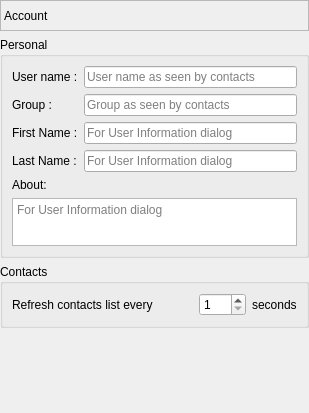
       <widget class="QWidget" name="pageAccount">
        <layout class="QVBoxLayout" name="verticalLayout_11">
         <property name="leftMargin">
          <number>0</number>
         </property>
         <property name="topMargin">
          <number>0</number>
         </property>
         <property name="rightMargin">
          <number>0</number>
         </property>
         <property name="bottomMargin">
          <number>0</number>
         </property>
         <item>
          <widget class="QLabel" name="lblAccountPage">
           <property name="sizePolicy">
            <sizepolicy hsizetype="Preferred" vsizetype="Fixed">
             <horstretch>0</horstretch>
             <verstretch>0</verstretch>
            </sizepolicy>
           </property>
           <property name="minimumSize">
            <size>
             <width>0</width>
             <height>31</height>
            </size>
           </property>
           <property name="frameShape">
            <enum>QFrame::Shape::StyledPanel</enum>
           </property>
           <property name="frameShadow">
            <enum>QFrame::Shadow::Sunken</enum>
           </property>
           <property name="text">
            <string>Account</string>
           </property>
          </widget>
         </item>
         <item>
          <widget class="QGroupBox" name="grpPersonal">
           <property name="title">
            <string>Personal</string>
           </property>
           <layout class="QFormLayout" name="formLayout">
            <item row="0" column="0">
             <widget class="QLabel" name="lblUserNameDesc">
              <property name="text">
               <string>User name :</string>
              </property>
             </widget>
            </item>
            <item row="0" column="1">
             <widget class="QLineEdit" name="txtUserName">
              <property name="sizePolicy">
               <sizepolicy hsizetype="Expanding" vsizetype="Fixed">
                <horstretch>0</horstretch>
                <verstretch>0</verstretch>
               </sizepolicy>
              </property>
              <property name="minimumSize">
               <size>
                <width>0</width>
                <height>0</height>
               </size>
              </property>
              <property name="placeholderText">
               <string>User name as seen by contacts</string>
              </property>
             </widget>
            </item>
            <item row="1" column="0">
             <widget class="QLabel" name="lblUserGroupDesc">
              <property name="sizePolicy">
               <sizepolicy hsizetype="Preferred" vsizetype="Preferred">
                <horstretch>0</horstretch>
                <verstretch>0</verstretch>
               </sizepolicy>
              </property>
              <property name="minimumSize">
               <size>
                <width>0</width>
                <height>0</height>
               </size>
              </property>
              <property name="text">
               <string>Group :</string>
              </property>
             </widget>
            </item>
            <item row="1" column="1">
             <widget class="QLineEdit" name="txtUserGroup">
              <property name="enabled">
               <bool>true</bool>
              </property>
              <property name="sizePolicy">
               <sizepolicy hsizetype="Expanding" vsizetype="Fixed">
                <horstretch>0</horstretch>
                <verstretch>0</verstretch>
               </sizepolicy>
              </property>
              <property name="minimumSize">
               <size>
                <width>0</width>
                <height>0</height>
               </size>
              </property>
              <property name="baseSize">
               <size>
                <width>0</width>
                <height>0</height>
               </size>
              </property>
              <property name="text">
               <string/>
              </property>
              <property name="placeholderText">
               <string>Group as seen by contacts</string>
              </property>
             </widget>
            </item>
            <item row="2" column="0">
             <widget class="QLabel" name="lblFirstNameDesc">
              <property name="text">
               <string>First Name :</string>
              </property>
             </widget>
            </item>
            <item row="2" column="1">
             <widget class="QLineEdit" name="txtFirstName">
              <property name="minimumSize">
               <size>
                <width>0</width>
                <height>0</height>
               </size>
              </property>
              <property name="placeholderText">
               <string>For User Information dialog</string>
              </property>
             </widget>
            </item>
            <item row="3" column="0">
             <widget class="QLabel" name="lblLastNameDesc">
              <property name="text">
               <string>Last Name :</string>
              </property>
             </widget>
            </item>
            <item row="3" column="1">
             <widget class="QLineEdit" name="txtLastName">
              <property name="minimumSize">
               <size>
                <width>0</width>
                <height>0</height>
               </size>
              </property>
              <property name="placeholderText">
               <string>For User Information dialog</string>
              </property>
             </widget>
            </item>
            <item row="4" column="0">
             <widget class="QLabel" name="lblAboutDesc">
              <property name="text">
               <string>About:</string>
              </property>
             </widget>
            </item>
            <item row="5" column="0" colspan="2">
             <widget class="QPlainTextEdit" name="txtAbout">
              <property name="sizePolicy">
               <sizepolicy hsizetype="Expanding" vsizetype="Fixed">
                <horstretch>0</horstretch>
                <verstretch>0</verstretch>
               </sizepolicy>
              </property>
              <property name="minimumSize">
               <size>
                <width>0</width>
                <height>48</height>
               </size>
              </property>
              <property name="maximumSize">
               <size>
                <width>16777215</width>
                <height>41</height>
               </size>
              </property>
              <property name="placeholderText">
               <string>For User Information dialog</string>
              </property>
             </widget>
            </item>
           </layout>
          </widget>
         </item>
         <item>
          <widget class="QGroupBox" name="grpContacts">
           <property name="title">
            <string>Contacts</string>
           </property>
           <layout class="QVBoxLayout" name="verticalLayout_10">
            <item>
             <layout class="QHBoxLayout" name="horizontalLayout_6">
              <item>
               <widget class="QLabel" name="lblRefreshTimeDesc">
                <property name="text">
                 <string>Refresh contacts list every</string>
                </property>
               </widget>
              </item>
              <item>
               <spacer name="horizontalSpacer_4">
                <property name="orientation">
                 <enum>Qt::Orientation::Horizontal</enum>
                </property>
                <property name="sizeHint" stdset="0">
                 <size>
                  <width>40</width>
                  <height>20</height>
                 </size>
                </property>
               </spacer>
              </item>
              <item>
               <widget class="QSpinBox" name="spnRefreshTime">
                <property name="minimum">
                 <number>1</number>
                </property>
                <property name="maximum">
                 <number>600</number>
                </property>
               </widget>
              </item>
              <item>
               <widget class="QLabel" name="lblSecondsDesc">
                <property name="text">
                 <string>seconds</string>
                </property>
               </widget>
              </item>
             </layout>
            </item>
           </layout>
          </widget>
         </item>
         <item>
          <spacer name="verticalSpacer_2">
           <property name="orientation">
            <enum>Qt::Orientation::Vertical</enum>
           </property>
           <property name="sizeHint" stdset="0">
            <size>
             <width>20</width>
             <height>85</height>
            </size>
           </property>
          </spacer>
         </item>
        </layout>
       </widget>
